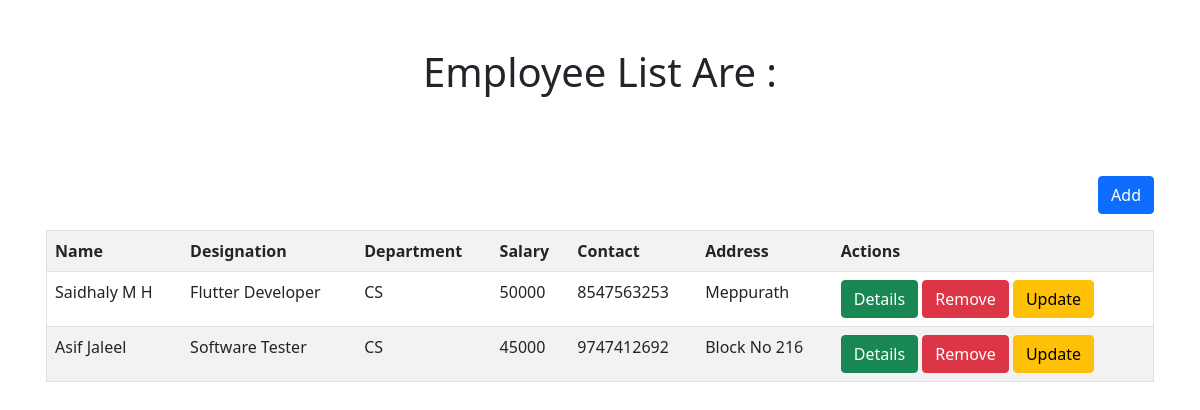
Screenshot of /employee/list/ with the database file from the repository.
### myapp/models.py (models this page shows)
class Employee(models.Model):
    name=models.CharField(max_length=200)
    designation=models.CharField(max_length=200)
    department=models.CharField(max_length=200)
    salary=models.PositiveIntegerField()
    contact=models.CharField(max_length=200)
    address=models.CharField(max_length=200)

### myapp/views.py (the view)
# urls.py: path('employee/list/',views.EmployeeListView.as_view(),name="employee-list"),
class EmployeeListView(View):
    def get(self,request,*args,**kwargs):
        qs=Employee.objects.all()
        return render(request,'employee_list.html',{'employee':qs})

### myapp/templates/employee_list.html (shortened to what this page needs)
<!DOCTYPE html>
<html lang="en">
<head>
    <link href="https://cdn.jsdelivr.net/npm/bootstrap@5.0.2/dist/css/bootstrap.min.css" rel="stylesheet">
</head>
<body>
    <div class="container">
        <h1 class="text-center mt-5">Employee List Are :</h1>
        <div class="row mt-5">
            <div class="col p-3">
                <div class="w-100 d-flex justify-content-end my-3">
                    <a href="{% url 'employee-add'%}" class="btn btn-primary">Add</a>
                </div>
                <table class="table table-striped p-3 border">
                    <tr>
                        <th>Name</th>
                        <th>Designation</th>
                        <th>Department</th>
                        <th>Salary</th>
                        <th>Contact</th>
                        <th>Address</th>
                        <th>Actions</th>
                    </tr>
                    {%for e in employee%}
                    <tr>
                        <td>{{e.name}}</td>
                        <td>{{e.designation}}</td>
                        <td>{{e.department}}</td>
                        <td>{{e.salary}}</td>
                        <td>{{e.contact}}</td>
                        <td>{{e.address}}</td>
                        <td>
                        <a href="{%url 'employee-detail' e.id %}" class="btn btn-success">Details</a>
                        <a href="{%url 'employee-delete' e.id %}" class="btn btn-danger">Remove</a>
                        <a href="{%url 'employee-update' e.id %}" class="btn btn-warning">Update</a>
                        </td>
                    </tr>
                    {%endfor%}
                </table>
            </div>
        </div>
    </div>
</body>
</html>

### rows the page displays
Employee: name "Saidhaly M H", designation "Flutter Developer", department "CS", salary "50000", contact "8547563253", address "Meppurath"
Employee: name "Asif Jaleel", designation "Software Tester", department "CS", salary "45000", contact "9747412692", address "Block No 216"
